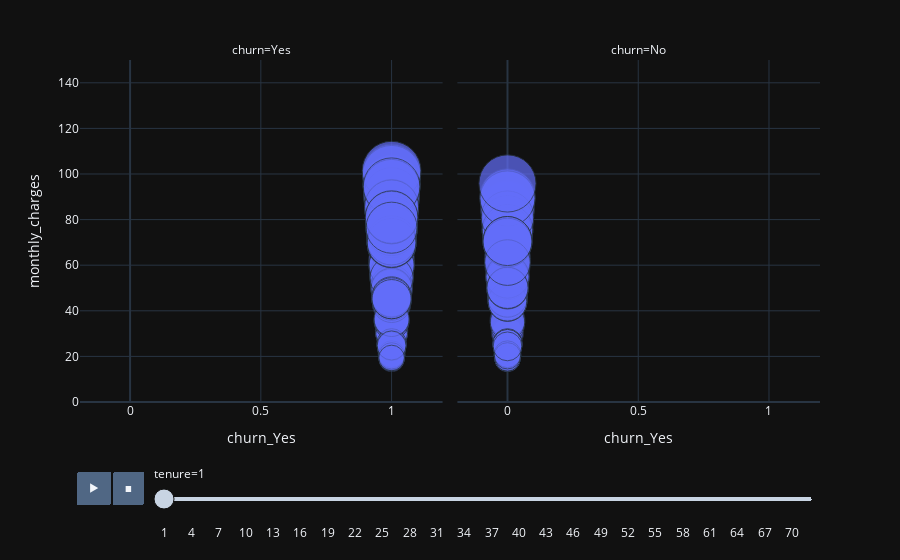

Notebook code for this chart:
### Code cell
fig = px.scatter(
    data_frame=tenure_plot, 
    x = 'churn_Yes',
    y="monthly_charges", 
    animation_frame="tenure", 
    size = 'monthly_charges',
    hover_name="monthly_charges", 
    facet_col="churn",
    size_max=45,
    range_y = [0,150]
)
fig.update_layout(
  template='plotly_dark')
fig.show()

### Figure 1 — Plotly figure (JSON) as saved in the notebook; plotly's stock layout.template omitted (floating-point values rounded to 4 significant figures; data arrays with more than 128 entries replaced by an {"elided": "..."} marker saying what was removed)
{"data": [{"hovertemplate": "<b>%{hovertext}</b><br><br>tenure=1<br>churn=Yes<br>churn_Yes=%{x}<br>monthly_charges=%{marker.size}<extra></extra>", "hovertext": {"elided": "241 float values"}, "legendgroup": "", "marker": {"color": "#636efa", "size": {"elided": "241 float values"}, "sizemode": "area", "sizeref": 0.05864, "symbol": "circle"}, "mode": "markers", "name": "", "orientation": "v", "showlegend": false, "type": "scatter", "x": {"elided": "241 int values"}, "xaxis": "x", "y": {"elided": "241 float values"}, "yaxis": "y"}, {"hovertemplate": "<b>%{hovertext}</b><br><br>tenure=1<br>churn=No<br>churn_Yes=%{x}<br>monthly_charges=%{marker.size}<extra></extra>", "hovertext": {"elided": "138 float values"}, "legendgroup": "", "marker": {"color": "#636efa", "size": {"elided": "138 float values"}, "sizemode": "area", "sizeref": 0.05864, "symbol": "circle"}, "mode": "markers", "name": "", "orientation": "v", "showlegend": false, "type": "scatter", "x": {"elided": "138 int values"}, "xaxis": "x2", "y": {"elided": "138 float values"}, "yaxis": "y2"}], "layout": {"annotations": [{"font": {}, "showarrow": false, "text": "churn=Yes", "x": 0.245, "xanchor": "center", "xref": "paper", "y": 1, "yanchor": "bottom", "yref": "paper"}, {"font": {}, "showarrow": false, "text": "churn=No", "x": 0.755, "xanchor": "center", "xref": "paper", "y": 1, "yanchor": "bottom", "yref": "paper"}], "legend": {"itemsizing": "constant", "tracegroupgap": 0}, "margin": {"t": 60}, "sliders": [{"active": 0, "currentvalue": {"prefix": "tenure="}, "len": 0.9, "pad": {"b": 10, "t": 60}, "steps": [{"args": [["1"], {"frame": {"duration": 0, "redraw": false}, "fromcurrent": true, "mode": "immediate", "transition": {"duration": 0, "easing": "linear"}}], "label": "1", "method": "animate"}, {"args": [["2"], {"frame": {"duration": 0, "redraw": false}, "fromcurrent": true, "mode": "immediate", "transition": {"duration": 0, "easing": "linear"}}], "label": "2", "method": "animate"}, {"args": [["3"], {"frame": {"duration": 0, "redraw": false}, "fromcurrent": true, "mode": "immediate", "transition": {"duration": 0, "easing": "linear"}}], "label": "3", "method": "animate"}, {"args": [["4"], {"frame": {"duration": 0, "redraw": false}, "fromcurrent": true, "mode": "immediate", "transition": {"duration": 0, "easing": "linear"}}], "label": "4", "method": "animate"}, {"args": [["5"], {"frame": {"duration": 0, "redraw": false}, "fromcurrent": true, "mode": "immediate", "transition": {"duration": 0, "easing": "linear"}}], "label": "5", "method": "animate"}, {"args": [["6"], {"frame": {"duration": 0, "redraw": false}, "fromcurrent": true, "mode": "immediate", "transition": {"duration": 0, "easing": "linear"}}], "label": "6", "method": "animate"}, {"args": [["7"], {"frame": {"duration": 0, "redraw": false}, "fromcurrent": true, "mode": "immediate", "transition": {"duration": 0, "easing": "linear"}}], "label": "7", "method": "animate"}, {"args": [["8"], {"frame": {"duration": 0, "redraw": false}, "fromcurrent": true, "mode": "immediate", "transition": {"duration": 0, "easing": "linear"}}], "label": "8", "method": "animate"}, {"args": [["9"], {"frame": {"duration": 0, "redraw": false}, "fromcurrent": true, "mode": "immediate", "transition": {"duration": 0, "easing": "linear"}}], "label": "9", "method": "animate"}, {"args": [["10"], {"frame": {"duration": 0, "redraw": false}, "fromcurrent": true, "mode": "immediate", "transition": {"duration": 0, "easing": "linear"}}], "label": "10", "method": "animate"}, {"args": [["11"], {"frame": {"duration": 0, "redraw": false}, "fromcurrent": true, "mode": "immediate", "transition": {"duration": 0, "easing": "linear"}}], "label": "11", "method": "animate"}, {"args": [["12"], {"frame": {"duration": 0, "redraw": false}, "fromcurrent": true, "mode": "immediate", "transition": {"duration": 0, "easing": "linear"}}], "label": "12", "method": "animate"}, {"args": [["13"], {"frame": {"duration": 0, "redraw": false}, "fromcurrent": true, "mode": "immediate", "transition": {"duration": 0, "easing": "linear"}}], "label": "13", "method": "animate"}, {"args": [["14"], {"frame": {"duration": 0, "redraw": false}, "fromcurrent": true, "mode": "immediate", "transition": {"duration": 0, "easing": "linear"}}], "label": "14", "method": "animate"}, {"args": [["15"], {"frame": {"duration": 0, "redraw": false}, "fromcurrent": true, "mode": "immediate", "transition": {"duration": 0, "easing": "linear"}}], "label": "15", "method": "animate"}, {"args": [["16"], {"frame": {"duration": 0, "redraw": false}, "fromcurrent": true, "mode": "immediate", "transition": {"duration": 0, "easing": "linear"}}], "label": "16", "method": "animate"}, {"args": [["17"], {"frame": {"duration": 0, "redraw": false}, "fromcurrent": true, "mode": "immediate", "transition": {"duration": 0, "easing": "linear"}}], "label": "17", "method": "animate"}, {"args": [["18"], {"frame": {"duration": 0, "redraw": false}, "fromcurrent": true, "mode": "immediate", "transition": {"duration": 0, "easing": "linear"}}], "label": "18", "method": "animate"}, {"args": [["19"], {"frame": {"duration": 0, "redraw": false}, "fromcurrent": true, "mode": "immediate", "transition": {"duration": 0, "easing": "linear"}}], "label": "19", "method": "animate"}, {"args": [["20"], {"frame": {"duration": 0, "redraw": false}, "fromcurrent": true, "mode": "immediate", "transition": {"duration": 0, "easing": "linear"}}], "label": "20", "method": "animate"}, {"args": [["21"], {"frame": {"duration": 0, "redraw": false}, "fromcurrent": true, "mode": "immediate", "transition": {"duration": 0, "easing": "linear"}}], "label": "21", "method": "animate"}, {"args": [["22"], {"frame": {"duration": 0, "redraw": false}, "fromcurrent": true, "mode": "immediate", "transition": {"duration": 0, "easing": "linear"}}], "label": "22", "method": "animate"}, {"args": [["23"], {"frame": {"duration": 0, "redraw": false}, "fromcurrent": true, "mode": "immediate", "transition": {"duration": 0, "easing": "linear"}}], "label": "23", "method": "animate"}, {"args": [["24"], {"frame": {"duration": 0, "redraw": false}, "fromcurrent": true, "mode": "immediate", "transition": {"duration": 0, "easing": "linear"}}], "label": "24", "method": "animate"}, {"args": [["25"], {"frame": {"duration": 0, "redraw": false}, "fromcurrent": true, "mode": "immediate", "transition": {"duration": 0, "easing": "linear"}}], "label": "25", "method": "animate"}, {"args": [["26"], {"frame": {"duration": 0, "redraw": false}, "fromcurrent": true, "mode": "immediate", "transition": {"duration": 0, "easing": "linear"}}], "label": "26", "method": "animate"}, {"args": [["27"], {"frame": {"duration": 0, "redraw": false}, "fromcurrent": true, "mode": "immediate", "transition": {"duration": 0, "easing": "linear"}}], "label": "27", "method": "animate"}, {"args": [["28"], {"frame": {"duration": 0, "redraw": false}, "fromcurrent": true, "mode": "immediate", "transition": {"duration": 0, "easing": "linear"}}], "label": "28", "method": "animate"}, {"args": [["29"], {"frame": {"duration": 0, "redraw": false}, "fromcurrent": true, "mode": "immediate", "transition": {"duration": 0, "easing": "linear"}}], "label": "29", "method": "animate"}, {"args": [["30"], {"frame": {"duration": 0, "redraw": false}, "fromcurrent": true, "mode": "immediate", "transition": {"duration": 0, "easing": "linear"}}], "label": "30", "method": "animate"}, {"args": [["31"], {"frame": {"duration": 0, "redraw": false}, "fromcurrent": true, "mode": "immediate", "transition": {"duration": 0, "easing": "linear"}}], "label": "31", "method": "animate"}, {"args": [["32"], {"frame": {"duration": 0, "redraw": false}, "fromcurrent": true, "mode": "immediate", "transition": {"duration": 0, "easing": "linear"}}], "label": "32", "method": "animate"}, {"args": [["33"], {"frame": {"duration": 0, "redraw": false}, "fromcurrent": true, "mode": "immediate", "transition": {"duration": 0, "easing": "linear"}}], "label": "33", "method": "animate"}, {"args": [["34"], {"frame": {"duration": 0, "redraw": false}, "fromcurrent": true, "mode": "immediate", "transition": {"duration": 0, "easing": "linear"}}], "label": "34", "method": "animate"}, {"args": [["35"], {"frame": {"duration": 0, "redraw": false}, "fromcurrent": true, "mode": "immediate", "transition": {"duration": 0, "easing": "linear"}}], "label": "35", "method": "animate"}, {"args": [["36"], {"frame": {"duration": 0, "redraw": false}, "fromcurrent": true, "mode": "immediate", "transition": {"duration": 0, "easing": "linear"}}], "label": "36", "method": "animate"}, {"args": [["37"], {"frame": {"duration": 0, "redraw": false}, "fromcurrent": true, "mode": "immediate", "transition": {"duration": 0, "easing": "linear"}}], "label": "37", "method": "animate"}, {"args": [["38"], {"frame": {"duration": 0, "redraw": false}, "fromcurrent": true, "mode": "immediate", "transition": {"duration": 0, "easing": "linear"}}], "label": "38", "method": "animate"}, {"args": [["39"], {"frame": {"duration": 0, "redraw": false}, "fromcurrent": true, "mode": "immediate", "transition": {"duration": 0, "easing": "linear"}}], "label": "39", "method": "animate"}, {"args": [["40"], {"frame": {"duration": 0, "redraw": false}, "fromcurrent": true, "mode": "immediate", "transition": {"duration": 0, "easing": "linear"}}], "label": "40", "method": "animate"}, {"args": [["41"], {"frame": {"duration": 0, "redraw": false}, "fromcurrent": true, "mode": "immediate", "transition": {"duration": 0, "easing": "linear"}}], "label": "41", "method": "animate"}, {"args": [["42"], {"frame": {"duration": 0, "redraw": false}, "fromcurrent": true, "mode": "immediate", "transition": {"duration": 0, "easing": "linear"}}], "label": "42", "method": "animate"}, {"args": [["43"], {"frame": {"duration": 0, "redraw": false}, "fromcurrent": true, "mode": "immediate", "transition": {"duration": 0, "easing": "linear"}}], "label": "43", "method": "animate"}, {"args": [["44"], {"frame": {"duration": 0, "redraw": false}, "fromcurrent": true, "mode": "immediate", "transition": {"duration": 0, "easing": "linear"}}], "label": "44", "method": "animate"}, {"args": [["45"], {"frame": {"duration": 0, "redraw": false}, "fromcurrent": true, "mode": "immediate", "transition": {"duration": 0, "easing": "linear"}}], "label": "45", "method": "animate"}, {"args": [["46"], {"frame": {"duration": 0, "redraw": false}, "fromcurrent": true, "mode": "immediate", "transition": {"duration": 0, "easing": "linear"}}], "label": "46", "method": "animate"}, {"args": [["47"], {"frame": {"duration": 0, "redraw": false}, "fromcurrent": true, "mode": "immediate", "transition": {"duration": 0, "easing": "linear"}}], "label": "47", "method": "animate"}, {"args": [["48"], {"frame": {"duration": 0, "redraw": false}, "fromcurrent": true, "mode": "immediate", "transition": {"duration": 0, "easing": "linear"}}], "label": "48", "method": "animate"}, {"args": [["49"], {"frame": {"duration": 0, "redraw": false}, "fromcurrent": true, "mode": "immediate", "transition": {"duration": 0, "easing": "linear"}}], "label": "49", "method": "animate"}, {"args": [["50"], {"frame": {"duration": 0, "redraw": false}, "fromcurrent": true, "mode": "immediate", "transition": {"duration": 0, "easing": "linear"}}], "label": "50", "method": "animate"}, {"args": [["51"], {"frame": {"duration": 0, "redraw": false}, "fromcurrent": true, "mode": "immediate", "transition": {"duration": 0, "easing": "linear"}}], "label": "51", "method": "animate"}, {"args": [["52"], {"frame": {"duration": 0, "redraw": false}, "fromcurrent": true, "mode": "immediate", "transition": {"duration": 0, "easing": "linear"}}], "label": "52", "method": "animate"}, {"args": [["53"], {"frame": {"duration": 0, "redraw": false}, "fromcurrent": true, "mode": "immediate", "transition": {"duration": 0, "easing": "linear"}}], "label": "53", "method": "animate"}, {"args": [["54"], {"frame": {"duration": 0, "redraw": false}, "fromcurrent": true, "mode": "immediate", "transition": {"duration": 0, "easing": "linear"}}], "label": "54", "method": "animate"}, {"args": [["55"], {"frame": {"duration": 0, "redraw": false}, "fromcurrent": true, "mode": "immediate", "transition": {"duration": 0, "easing": "linear"}}], "label": "55", "method": "animate"}, {"args": [["56"], {"frame": {"duration": 0, "redraw": false}, "fromcurrent": true, "mode": "immediate", "transition": {"duration": 0, "easing": "linear"}}], "label": "56", "method": "animate"}, {"args": [["57"], {"frame": {"duration": 0, "redraw": false}, "fromcurrent": true, "mode": "immediate", "transition": {"duration": 0, "easing": "linear"}}], "label": "57", "method": "animate"}, {"args": [["58"], {"frame": {"duration": 0, "redraw": false}, "fromcurrent": true, "mode": "immediate", "transition": {"duration": 0, "easing": "linear"}}], "label": "58", "method": "animate"}, {"args": [["59"], {"frame": {"duration": 0, "redraw": false}, "fromcurrent": true, "mode": "immediate", "transition": {"duration": 0, "easing": "linear"}}], "label": "59", "method": "animate"}, {"args": [["60"], {"frame": {"duration": 0, "redraw": false}, "fromcurrent": true, "mode": "immediate", "transition": {"duration": 0, "easing": "linear"}}], "label": "60", "method": "animate"}, {"args": [["61"], {"frame": {"duration": 0, "redraw": false}, "fromcurrent": true, "mode": "immediate", "transition": {"duration": 0, "easing": "linear"}}], "label": "61", "method": "animate"}, {"args": [["62"], {"frame": {"duration": 0, "redraw": false}, "fromcurrent": true, "mode": "immediate", "transition": {"duration": 0, "easing": "linear"}}], "label": "62", "method": "animate"}, {"args": [["63"], {"frame": {"duration": 0, "redraw": false}, "fromcurrent": true, "mode": "immediate", "transition": {"duration": 0, "easing": "linear"}}], "label": "63", "method": "animate"}, {"args": [["64"], {"frame": {"duration": 0, "redraw": false}, "fromcurrent": true, "mode": "immediate", "transition": {"duration": 0, "easing": "linear"}}], "label": "64", "method": "animate"}, {"args": [["65"], {"frame": {"duration": 0, "redraw": false}, "fromcurrent": true, "mode": "immediate", "transition": {"duration": 0, "easing": "linear"}}], "label": "65", "method": "animate"}, {"args": [["66"], {"frame": {"duration": 0, "redraw": false}, "fromcurrent": true, "mode": "immediate", "transition": {"duration": 0, "easing": "linear"}}], "label": "66", "method": "animate"}, {"args": [["67"], {"frame": {"duration": 0, "redraw": false}, "fromcurrent": true, "mode": "immediate", "transition": {"duration": 0, "easing": "linear"}}], "label": "67", "method": "animate"}, {"args": [["68"], {"frame": {"duration": 0, "redraw": false}, "fromcurrent": true, "mode": "immediate", "transition": {"duration": 0, "easing": "linear"}}], "label": "68", "method": "animate"}, {"args": [["69"], {"frame": {"duration": 0, "redraw": false}, "fromcurrent": true, "mode": "immediate", "transition": {"duration": 0, "easing": "linear"}}], "label": "69", "method": "animate"}, {"args": [["70"], {"frame": {"duration": 0, "redraw": false}, "fromcurrent": true, "mode": "immediate", "transition": {"duration": 0, "easing": "linear"}}], "label": "70", "method": "animate"}, {"args": [["71"], {"frame": {"duration": 0, "redraw": false}, "fromcurrent": true, "mode": "immediate", "transition": {"duration": 0, "easing": "linear"}}], "label": "71", "method": "animate"}, {"args": [["72"], {"frame": {"duration": 0, "redraw": false}, "fromcurrent": true, "mode": "immediate", "transition": {"duration": 0, "easing": "linear"}}], "label": "72", "method": "animate"}], "x": 0.1, "xanchor": "left", "y": 0, "yanchor": "top"}], "updatemenus": [{"buttons": [{"args": [null, {"frame": {"duration": 500, "redraw": false}, "fromcurrent": true, "mode": "immediate", "transition": {"duration": 500, "easing": "linear"}}], "label": "&#9654;", "method": "animate"}, {"args": [[null], {"frame": {"duration": 0, "redraw": false}, "fromcurrent": true, "mode": "immediate", "transition": {"duration": 0, "easing": "linear"}}], "label": "&#9724;", "method": "animate"}], "direction": "left", "pad": {"r": 10, "t": 70}, "showactive": false, "type": "buttons", "x": 0.1, "xanchor": "right", "y": 0, "yanchor": "top"}], "xaxis": {"anchor": "y", "domain": [0, 0.49], "title": {"text": "churn_Yes"}}, "xaxis2": {"anchor": "y2", "domain": [0.51, 1], "matches": "x", "title": {"text": "churn_Yes"}}, "yaxis": {"anchor": "x", "domain": [0, 1], "range": [0, 150], "title": {"text": "monthly_charges"}}, "yaxis2": {"anchor": "x2", "domain": [0, 1], "matches": "y", "showticklabels": false}}}
